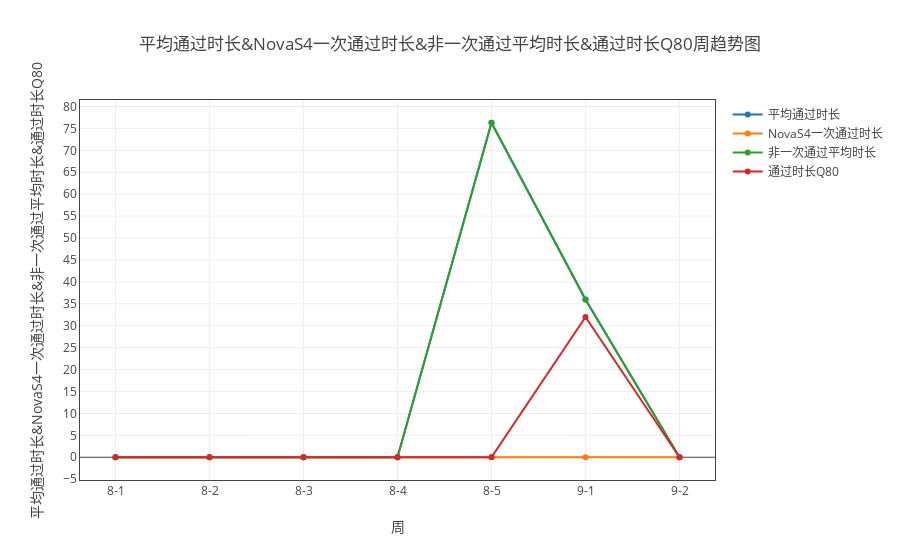
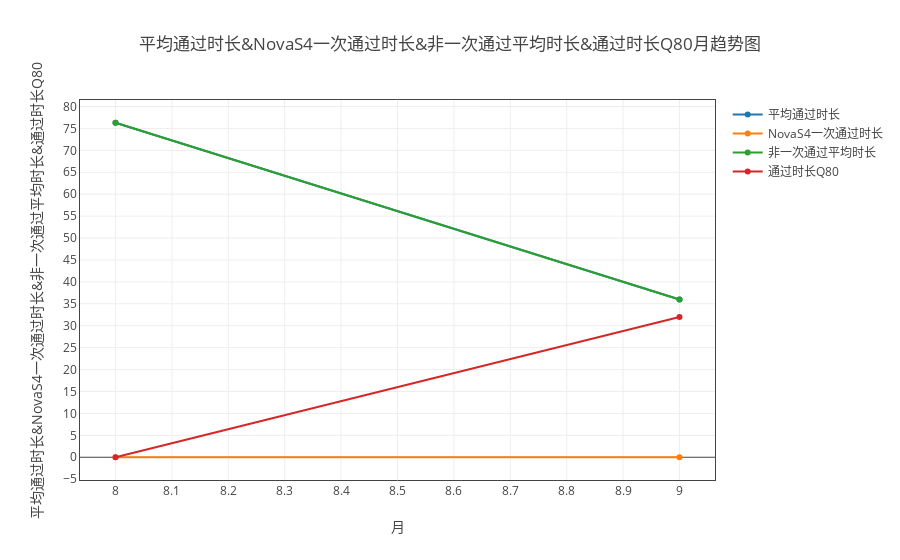

The code cell stored with these charts, in order, in its notebook:
### Markdown cell above
### 平均通过时长
* 平均通过时长，一次通过平均时长，非一次通过平均时长，通过时长Q80

### Code cell
data_dict = {'平均通过时长':['平均通过时长'], 'NovaS4一次通过时长':['NovaS4一次通过时长'], 
             '非一次通过平均时长':['非一次通过平均时长'],'通过时长Q80':['通过时长Q80']}
myModule.plot( all_dict, data_dict, '人员' ,  'line' , all='all')

### Figure 1 — Plotly figure (JSON) as saved in the notebook; plotly's stock layout.template omitted (floating-point values rounded to 4 significant figures)
{"data": [{"name": "平均通过时长", "type": "scatter", "uid": "1b115844-c22b-11e8-8e00-a81e84e6c740", "x": ["8-1", "8-2", "8-3", "8-4", "8-5", "9-1", "9-2"], "y": [0, 0, 0, 0, 76.3, 36, 0]}, {"name": "NovaS4一次通过时长", "type": "scatter", "uid": "1b115dd0-c22b-11e8-8e00-a81e84e6c740", "x": ["8-1", "8-2", "8-3", "8-4", "8-5", "9-1", "9-2"], "y": [0, 0, 0, 0, 0, 0, 0]}, {"name": "非一次通过平均时长", "type": "scatter", "uid": "1b1161f4-c22b-11e8-8e00-a81e84e6c740", "x": ["8-1", "8-2", "8-3", "8-4", "8-5", "9-1", "9-2"], "y": [0, 0, 0, 0, 76.3, 36, 0]}, {"name": "通过时长Q80", "type": "scatter", "uid": "1b1165b4-c22b-11e8-8e00-a81e84e6c740", "x": ["8-1", "8-2", "8-3", "8-4", "8-5", "9-1", "9-2"], "y": [0, 0, 0, 0, 0, 32, 0]}], "layout": {"title": "平均通过时长&NovaS4一次通过时长&非一次通过平均时长&通过时长Q80周趋势图", "xaxis": {"mirror": "all", "nticks": 20, "showgrid": true, "showline": true, "title": "周", "zeroline": true}, "yaxis": {"mirror": "all", "nticks": 20, "showgrid": true, "showline": true, "title": "平均通过时长&NovaS4一次通过时长&非一次通过平均时长&通过时长Q80", "zeroline": true}}}

### Figure 2 — Plotly figure (JSON) as saved in the notebook; plotly's stock layout.template omitted (floating-point values rounded to 4 significant figures)
{"data": [{"name": "平均通过时长", "type": "scatter", "uid": "1b258ba2-c22b-11e8-8e00-a81e84e6c740", "x": ["8", "9"], "y": [76.3, 36]}, {"name": "NovaS4一次通过时长", "type": "scatter", "uid": "1b25a074-c22b-11e8-8e00-a81e84e6c740", "x": ["8", "9"], "y": [0, 0]}, {"name": "非一次通过平均时长", "type": "scatter", "uid": "1b25b17c-c22b-11e8-8e00-a81e84e6c740", "x": ["8", "9"], "y": [76.3, 36]}, {"name": "通过时长Q80", "type": "scatter", "uid": "1b25b640-c22b-11e8-8e00-a81e84e6c740", "x": ["8", "9"], "y": [0, 32]}], "layout": {"title": "平均通过时长&NovaS4一次通过时长&非一次通过平均时长&通过时长Q80月趋势图", "xaxis": {"mirror": "all", "nticks": 20, "showgrid": true, "showline": true, "title": "月", "zeroline": true}, "yaxis": {"mirror": "all", "nticks": 20, "showgrid": true, "showline": true, "title": "平均通过时长&NovaS4一次通过时长&非一次通过平均时长&通过时长Q80", "zeroline": true}}}
